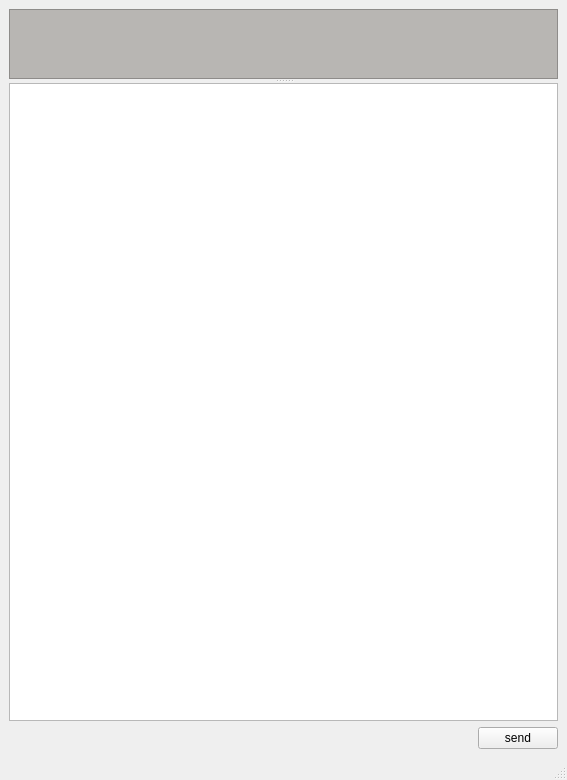
<?xml version="1.0" encoding="UTF-8"?>
<ui version="4.0">
 <class>MainWindow</class>
 <widget class="QMainWindow" name="MainWindow">
  <property name="geometry">
   <rect>
    <x>0</x>
    <y>0</y>
    <width>567</width>
    <height>780</height>
   </rect>
  </property>
  <property name="windowTitle">
   <string>MainWindow</string>
  </property>
  <property name="documentMode">
   <bool>false</bool>
  </property>
  <widget class="QWidget" name="centralwidget">
   <layout class="QVBoxLayout" name="verticalLayout">
    <item>
     <widget class="QSplitter" name="splitter">
      <property name="sizePolicy">
       <sizepolicy hsizetype="MinimumExpanding" vsizetype="Expanding">
        <horstretch>0</horstretch>
        <verstretch>0</verstretch>
       </sizepolicy>
      </property>
      <property name="orientation">
       <enum>Qt::Vertical</enum>
      </property>
      <widget class="QScrollArea" name="scrollArea">
       <property name="sizePolicy">
        <sizepolicy hsizetype="Expanding" vsizetype="Maximum">
         <horstretch>0</horstretch>
         <verstretch>0</verstretch>
        </sizepolicy>
       </property>
       <property name="palette">
        <palette>
         <active>
          <colorrole role="WindowText">
           <brush brushstyle="SolidPattern">
            <color alpha="255">
             <red>0</red>
             <green>0</green>
             <blue>0</blue>
            </color>
           </brush>
          </colorrole>
          <colorrole role="Button">
           <brush brushstyle="SolidPattern">
            <color alpha="255">
             <red>184</red>
             <green>182</green>
             <blue>179</blue>
            </color>
           </brush>
          </colorrole>
          <colorrole role="Light">
           <brush brushstyle="SolidPattern">
            <color alpha="255">
             <red>255</red>
             <green>255</green>
             <blue>255</blue>
            </color>
           </brush>
          </colorrole>
          <colorrole role="Midlight">
           <brush brushstyle="SolidPattern">
            <color alpha="255">
             <red>219</red>
             <green>218</green>
             <blue>217</blue>
            </color>
           </brush>
          </colorrole>
          <colorrole role="Dark">
           <brush brushstyle="SolidPattern">
            <color alpha="255">
             <red>92</red>
             <green>91</green>
             <blue>89</blue>
            </color>
           </brush>
          </colorrole>
          <colorrole role="Mid">
           <brush brushstyle="SolidPattern">
            <color alpha="255">
             <red>123</red>
             <green>121</green>
             <blue>119</blue>
            </color>
           </brush>
          </colorrole>
          <colorrole role="Text">
           <brush brushstyle="SolidPattern">
            <color alpha="255">
             <red>0</red>
             <green>0</green>
             <blue>0</blue>
            </color>
           </brush>
          </colorrole>
          <colorrole role="BrightText">
           <brush brushstyle="SolidPattern">
            <color alpha="255">
             <red>255</red>
             <green>255</green>
             <blue>255</blue>
            </color>
           </brush>
          </colorrole>
          <colorrole role="ButtonText">
           <brush brushstyle="SolidPattern">
            <color alpha="255">
             <red>0</red>
             <green>0</green>
             <blue>0</blue>
            </color>
           </brush>
          </colorrole>
          <colorrole role="Base">
           <brush brushstyle="SolidPattern">
            <color alpha="255">
             <red>255</red>
             <green>255</green>
             <blue>255</blue>
            </color>
           </brush>
          </colorrole>
          <colorrole role="Window">
           <brush brushstyle="SolidPattern">
            <color alpha="255">
             <red>184</red>
             <green>182</green>
             <blue>179</blue>
            </color>
           </brush>
          </colorrole>
          <colorrole role="Shadow">
           <brush brushstyle="SolidPattern">
            <color alpha="255">
             <red>0</red>
             <green>0</green>
             <blue>0</blue>
            </color>
           </brush>
          </colorrole>
          <colorrole role="AlternateBase">
           <brush brushstyle="SolidPattern">
            <color alpha="255">
             <red>219</red>
             <green>218</green>
             <blue>217</blue>
            </color>
           </brush>
          </colorrole>
          <colorrole role="ToolTipBase">
           <brush brushstyle="SolidPattern">
            <color alpha="255">
             <red>255</red>
             <green>255</green>
             <blue>220</blue>
            </color>
           </brush>
          </colorrole>
          <colorrole role="ToolTipText">
           <brush brushstyle="SolidPattern">
            <color alpha="255">
             <red>0</red>
             <green>0</green>
             <blue>0</blue>
            </color>
           </brush>
          </colorrole>
         </active>
         <inactive>
          <colorrole role="WindowText">
           <brush brushstyle="SolidPattern">
            <color alpha="255">
             <red>0</red>
             <green>0</green>
             <blue>0</blue>
            </color>
           </brush>
          </colorrole>
          <colorrole role="Button">
           <brush brushstyle="SolidPattern">
            <color alpha="255">
             <red>184</red>
             <green>182</green>
             <blue>179</blue>
            </color>
           </brush>
          </colorrole>
          <colorrole role="Light">
           <brush brushstyle="SolidPattern">
            <color alpha="255">
             <red>255</red>
             <green>255</green>
             <blue>255</blue>
            </color>
           </brush>
          </colorrole>
          <colorrole role="Midlight">
           <brush brushstyle="SolidPattern">
            <color alpha="255">
             <red>219</red>
             <green>218</green>
             <blue>217</blue>
            </color>
           </brush>
          </colorrole>
          <colorrole role="Dark">
           <brush brushstyle="SolidPattern">
            <color alpha="255">
             <red>92</red>
             <green>91</green>
             <blue>89</blue>
            </color>
           </brush>
          </colorrole>
          <colorrole role="Mid">
           <brush brushstyle="SolidPattern">
            <color alpha="255">
             <red>123</red>
             <green>121</green>
             <blue>119</blue>
            </color>
           </brush>
          </colorrole>
          <colorrole role="Text">
           <brush brushstyle="SolidPattern">
            <color alpha="255">
             <red>0</red>
             <green>0</green>
             <blue>0</blue>
            </color>
           </brush>
          </colorrole>
          <colorrole role="BrightText">
           <brush brushstyle="SolidPattern">
            <color alpha="255">
             <red>255</red>
             <green>255</green>
             <blue>255</blue>
            </color>
           </brush>
          </colorrole>
          <colorrole role="ButtonText">
           <brush brushstyle="SolidPattern">
            <color alpha="255">
             <red>0</red>
             <green>0</green>
             <blue>0</blue>
            </color>
           </brush>
          </colorrole>
          <colorrole role="Base">
           <brush brushstyle="SolidPattern">
            <color alpha="255">
             <red>255</red>
             <green>255</green>
             <blue>255</blue>
            </color>
           </brush>
          </colorrole>
          <colorrole role="Window">
           <brush brushstyle="SolidPattern">
            <color alpha="255">
             <red>184</red>
             <green>182</green>
             <blue>179</blue>
            </color>
           </brush>
          </colorrole>
          <colorrole role="Shadow">
           <brush brushstyle="SolidPattern">
            <color alpha="255">
             <red>0</red>
             <green>0</green>
             <blue>0</blue>
            </color>
           </brush>
          </colorrole>
          <colorrole role="AlternateBase">
           <brush brushstyle="SolidPattern">
            <color alpha="255">
             <red>219</red>
             <green>218</green>
             <blue>217</blue>
            </color>
           </brush>
          </colorrole>
          <colorrole role="ToolTipBase">
           <brush brushstyle="SolidPattern">
            <color alpha="255">
             <red>255</red>
             <green>255</green>
             <blue>220</blue>
            </color>
           </brush>
          </colorrole>
          <colorrole role="ToolTipText">
           <brush brushstyle="SolidPattern">
            <color alpha="255">
             <red>0</red>
             <green>0</green>
             <blue>0</blue>
            </color>
           </brush>
          </colorrole>
         </inactive>
         <disabled>
          <colorrole role="WindowText">
           <brush brushstyle="SolidPattern">
            <color alpha="255">
             <red>92</red>
             <green>91</green>
             <blue>89</blue>
            </color>
           </brush>
          </colorrole>
          <colorrole role="Button">
           <brush brushstyle="SolidPattern">
            <color alpha="255">
             <red>184</red>
             <green>182</green>
             <blue>179</blue>
            </color>
           </brush>
          </colorrole>
          <colorrole role="Light">
           <brush brushstyle="SolidPattern">
            <color alpha="255">
             <red>255</red>
             <green>255</green>
             <blue>255</blue>
            </color>
           </brush>
          </colorrole>
          <colorrole role="Midlight">
           <brush brushstyle="SolidPattern">
            <color alpha="255">
             <red>219</red>
             <green>218</green>
             <blue>217</blue>
            </color>
           </brush>
          </colorrole>
          <colorrole role="Dark">
           <brush brushstyle="SolidPattern">
            <color alpha="255">
             <red>92</red>
             <green>91</green>
             <blue>89</blue>
            </color>
           </brush>
          </colorrole>
          <colorrole role="Mid">
           <brush brushstyle="SolidPattern">
            <color alpha="255">
             <red>123</red>
             <green>121</green>
             <blue>119</blue>
            </color>
           </brush>
          </colorrole>
          <colorrole role="Text">
           <brush brushstyle="SolidPattern">
            <color alpha="255">
             <red>92</red>
             <green>91</green>
             <blue>89</blue>
            </color>
           </brush>
          </colorrole>
          <colorrole role="BrightText">
           <brush brushstyle="SolidPattern">
            <color alpha="255">
             <red>255</red>
             <green>255</green>
             <blue>255</blue>
            </color>
           </brush>
          </colorrole>
          <colorrole role="ButtonText">
           <brush brushstyle="SolidPattern">
            <color alpha="255">
             <red>92</red>
             <green>91</green>
             <blue>89</blue>
            </color>
           </brush>
          </colorrole>
          <colorrole role="Base">
           <brush brushstyle="SolidPattern">
            <color alpha="255">
             <red>184</red>
             <green>182</green>
             <blue>179</blue>
            </color>
           </brush>
          </colorrole>
          <colorrole role="Window">
           <brush brushstyle="SolidPattern">
            <color alpha="255">
             <red>184</red>
             <green>182</green>
             <blue>179</blue>
            </color>
           </brush>
          </colorrole>
          <colorrole role="Shadow">
           <brush brushstyle="SolidPattern">
            <color alpha="255">
             <red>0</red>
             <green>0</green>
             <blue>0</blue>
            </color>
           </brush>
          </colorrole>
          <colorrole role="AlternateBase">
           <brush brushstyle="SolidPattern">
            <color alpha="255">
             <red>184</red>
             <green>182</green>
             <blue>179</blue>
            </color>
           </brush>
          </colorrole>
          <colorrole role="ToolTipBase">
           <brush brushstyle="SolidPattern">
            <color alpha="255">
             <red>255</red>
             <green>255</green>
             <blue>220</blue>
            </color>
           </brush>
          </colorrole>
          <colorrole role="ToolTipText">
           <brush brushstyle="SolidPattern">
            <color alpha="255">
             <red>0</red>
             <green>0</green>
             <blue>0</blue>
            </color>
           </brush>
          </colorrole>
         </disabled>
        </palette>
       </property>
       <property name="horizontalScrollBarPolicy">
        <enum>Qt::ScrollBarAlwaysOff</enum>
       </property>
       <property name="widgetResizable">
        <bool>true</bool>
       </property>
       <property name="alignment">
        <set>Qt::AlignLeading|Qt::AlignLeft|Qt::AlignTop</set>
       </property>
       <widget class="QWidget" name="scrollAreaWidgetContents">
        <property name="geometry">
         <rect>
          <x>0</x>
          <y>0</y>
          <width>551</width>
          <height>70</height>
         </rect>
        </property>
        <layout class="QVBoxLayout" name="verticalLayout_2"/>
       </widget>
      </widget>
      <widget class="QTextEdit" name="textEdit">
       <property name="sizePolicy">
        <sizepolicy hsizetype="Expanding" vsizetype="Minimum">
         <horstretch>0</horstretch>
         <verstretch>0</verstretch>
        </sizepolicy>
       </property>
       <property name="minimumSize">
        <size>
         <width>0</width>
         <height>2</height>
        </size>
       </property>
       <property name="maximumSize">
        <size>
         <width>16777215</width>
         <height>16777215</height>
        </size>
       </property>
       <property name="autoFormatting">
        <set>QTextEdit::AutoNone</set>
       </property>
       <property name="textInteractionFlags">
        <set>Qt::LinksAccessibleByMouse|Qt::TextEditable|Qt::TextEditorInteraction|Qt::TextSelectableByKeyboard|Qt::TextSelectableByMouse</set>
       </property>
      </widget>
     </widget>
    </item>
    <item>
     <layout class="QHBoxLayout" name="horizontalLayout_3">
      <item>
       <spacer name="horizontalSpacer_2">
        <property name="orientation">
         <enum>Qt::Horizontal</enum>
        </property>
        <property name="sizeHint" stdset="0">
         <size>
          <width>40</width>
          <height>20</height>
         </size>
        </property>
       </spacer>
      </item>
      <item>
       <widget class="QPushButton" name="pushSend">
        <property name="text">
         <string>send</string>
        </property>
       </widget>
      </item>
     </layout>
    </item>
   </layout>
  </widget>
  <widget class="QStatusBar" name="statusbar"/>
 </widget>
 <resources/>
 <connections/>
</ui>
